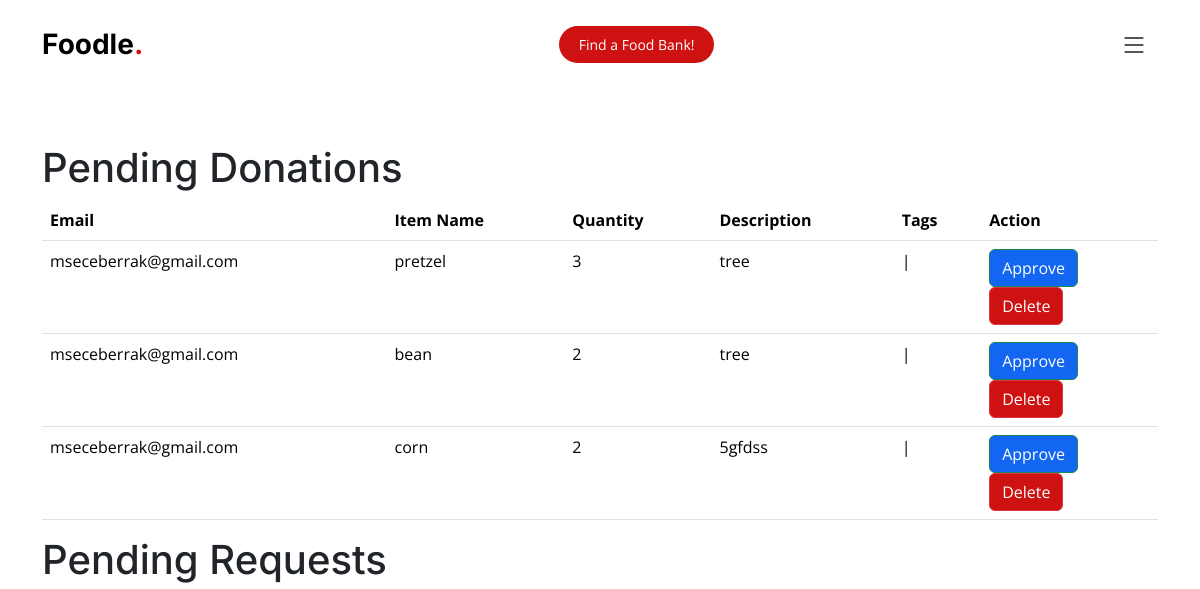
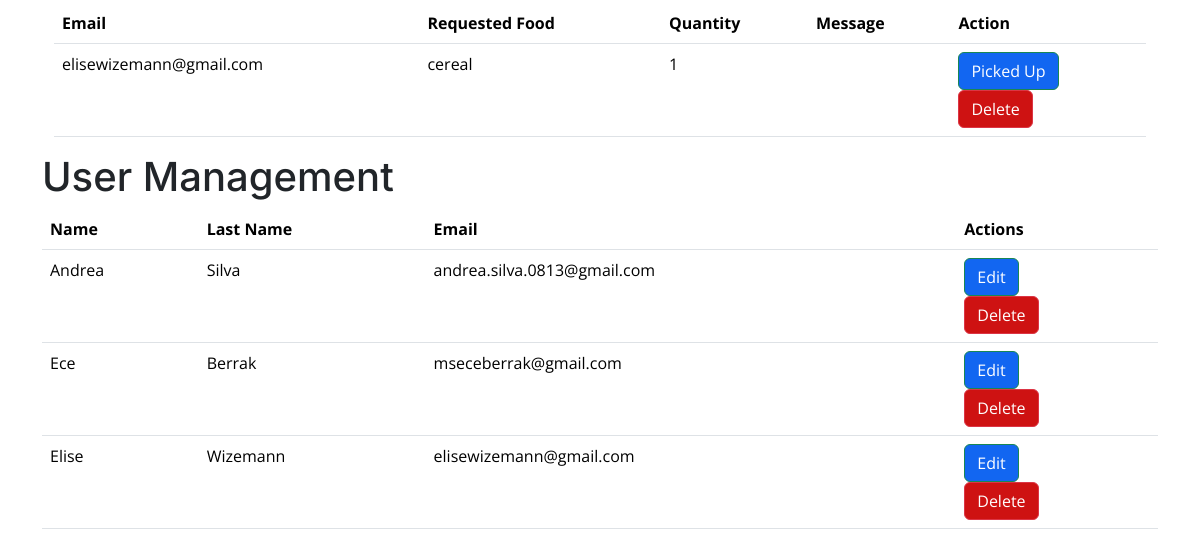
The app's page /admin (signed in), older data (2 pictures, top to bottom).
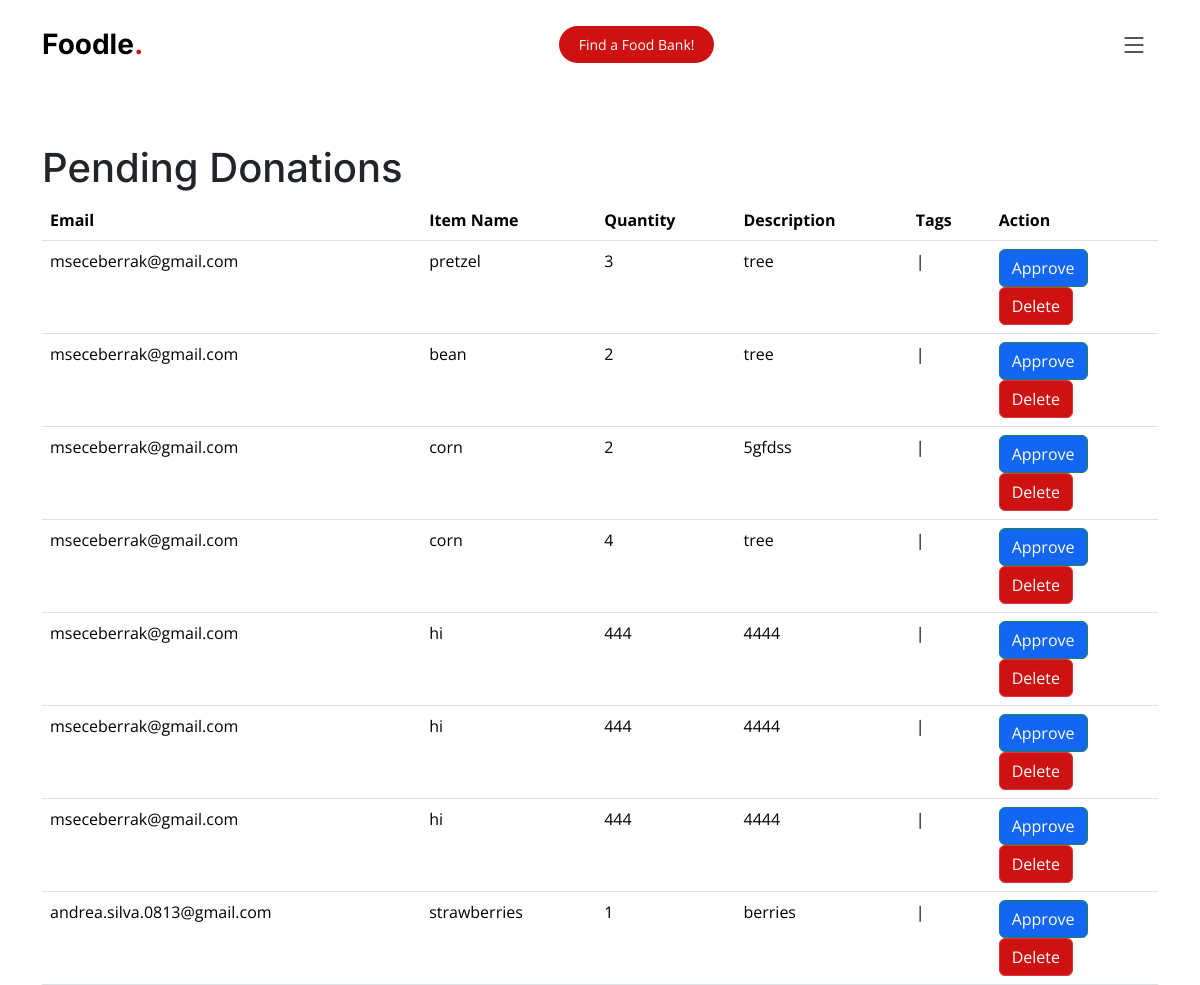
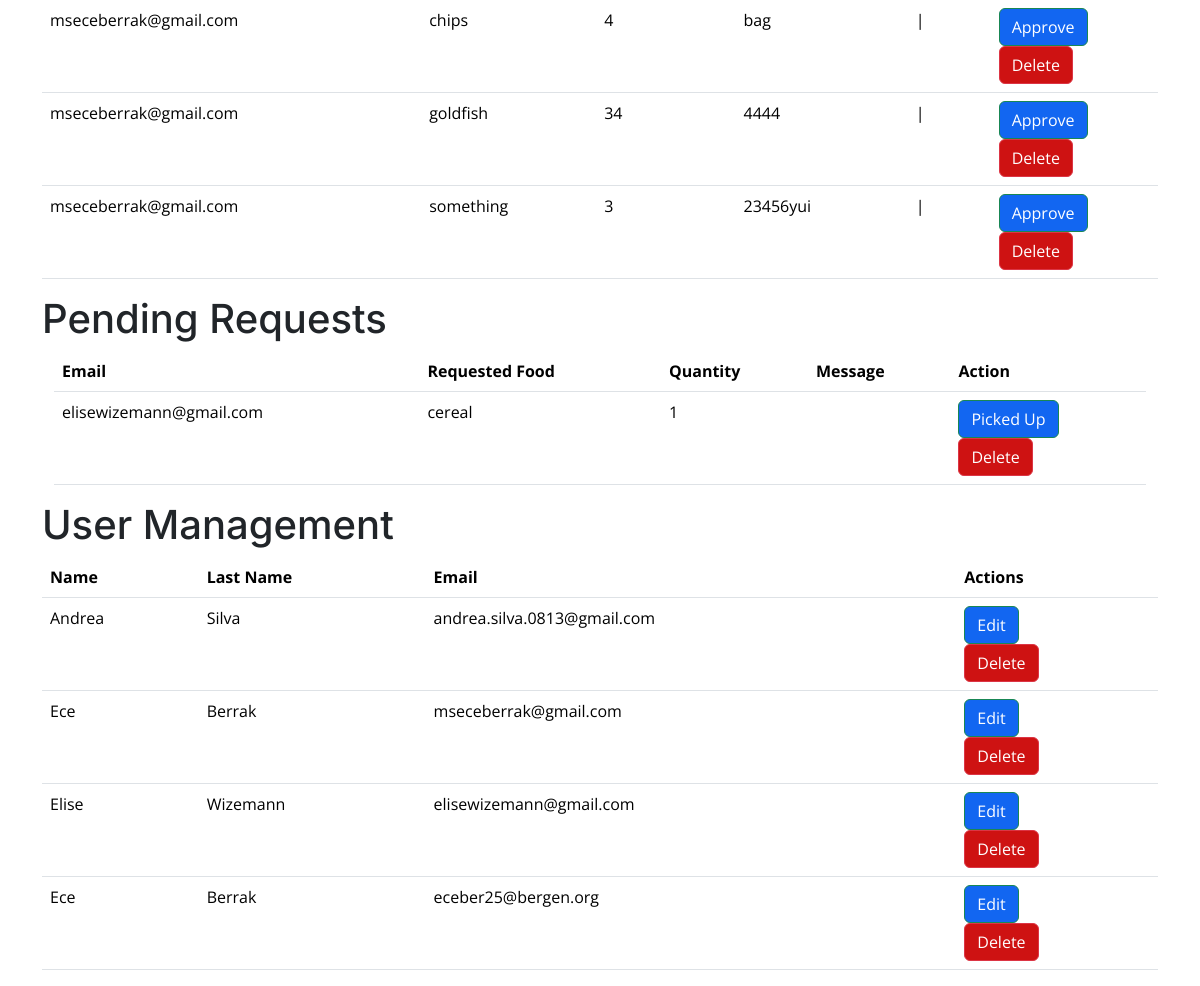
The same page, newer data (2 pictures, top to bottom).
### app.py (models this page shows, shortened)
class Donation(db.Model):
    id = db.Column(db.Integer, primary_key=True)
    user_id = db.Column(db.Integer, db.ForeignKey('user.id'))
    email = db.Column(db.String(100))
    item_name = db.Column(db.String(100), nullable=False)
    quantity = db.Column(db.Integer, nullable=False)
    description = db.Column(db.String(255))
    status = db.Column(db.String(20), default='pending')
    tags = db.Column(db.String(255))
    bank = db.Column(db.String(255))
    user = db.relationship('User', back_populates='donations')

class User(db.Model, UserMixin):
    id = db.Column(db.Integer, primary_key=True)
    name = db.Column(db.String(255))
    last_name = db.Column(db.String(255))
    email = db.Column(db.String(255), unique=True, nullable=False)
    password_hash = db.Column(db.String(255), nullable=False)
    email_verification_token = db.Column(db.String(255))
    is_verified = db.Column(db.Boolean, default=False)
    is_mfa_enabled = db.Column(db.Boolean, default=False)
    mfa_code = db.Column(db.String(255))
    phoneNumber = db.Column(db.String(255))
    userdonations = db.relationship('Donation', backref='donor', lazy=True)
    profile_picture = db.Column(db.LargeBinary)
    donations = db.relationship('Donation', back_populates='user')

class Request(db.Model):
    id = db.Column(db.Integer, primary_key=True)
    email = db.Column(db.String(100), nullable=False)
    item_name = db.Column(db.String(100), nullable=False)
    description = db.Column(db.String(255))
    quantity = db.Column(db.Integer, nullable=False)
    bank = db.Column(db.String(255))
    status = db.Column(db.String(20), default='pending')

### app.py (the view)
@app.route('/admin')
@login_required
def admin_dashboard():
    if current_user.email != 'mseceberrak@gmail.com':
        flash('You are not authorized to access this page.', 'danger')
        return redirect(url_for('index'))
    pending_donations = Donation.query.filter_by(status='pending').all()
    pending_requests = Request.query.filter_by(status='pending').all()
    users = User.query.all()
    return render_template('admin_dashboard.html', pending_donations=pending_donations, pending_requests=pending_requests, users=users)

### app.py (called while the page is built)
@login_manager.user_loader
def load_user(user_id):
    return User.query.get(int(user_id))

### templates/admin_dashboard.html (shortened to what this page needs)
{%extends "base.html"%}
{%block content%}
<br><br><br><br><br><br>
<div class="container">
<h1>Pending Donations</h1>
<table class="table">
    <thead>
        <tr>
            <th>Email</th>
            <th>Item Name</th>
            <th>Quantity</th>
            <th>Description</th>
            <th>Tags</th>
            <th>Action</th>
        </tr>
    </thead>
    <tbody class="table-body">
        {% for donation in pending_donations %}
        <tr class="table-row">
            <td>{{ donation.user.email }}</td>
            <td>{{ donation.item_name }}</td>
            <td>{{ donation.quantity }}</td>
            <td>{{ donation.description }}</td>
            <td>{{ donation.tags }}</td>
            <td>
                <form method="post" action="{{ url_for('admin_approve_donation', donation_id=donation.id) }}">
                    <button type="submit" class="btn btn-success">Approve</button>
                </form>
                <form method="post" action="{{ url_for('admin_delete_donation', donation_id=donation.id) }}" onsubmit="return confirm('Are you sure you want to delete this donation?');">
                    <button type="submit" class="btn btn-danger">Delete</button>
                </form>
            </td>
        </tr>
        {% endfor %}
    </tbody>
</table>
<h1>Pending Requests</h1>
<div class="container">
    <table class="table">
        <thead>
            <tr>
                <th>Email</th>
                <th>Requested Food</th>
                <th>Quantity</th>
                <th>Message</th>
                <th>Action</th>
            </tr>
        </thead>
        <tbody >
            {% for request in pending_requests %}
            <tr class="table-row">
                <td>{{ request.email }}</td>
                <td>{{ request.item_name }}</td>
                <td>{{ request.quantity }}</td>
                <td>{{ request.message }}</td>
                <td>
                    <form method="post" action="{{ url_for('mark_request_as_picked_up', request_id=request.id) }}">
                        <button type="submit" class="btn btn-success">Picked Up</button>
                    </form>
                    <form method="post" action="{{ url_for('admin_delete_request', request_id=request.id) }}" onsubmit="return confirm('Are you sure you want to delete this request?');">
                        <button type="submit" class="btn btn-danger">Delete</button>
                    </form>
                </td>
            </tr>
            {% endfor %}
        </tbody>
    </table>
</div>
<h1>User Management</h1>
<table class="table">
    <thead>
        <tr class="table-row">
            <th>Name</th>
            <th>Last Name</th>
            <th>Email</th>
            <th>Actions</th>
        </tr>
    </thead>
    <tbody class="table-body">
        {% for user in users %}
        <tr>
            <td>{{ user.name }}</td>
            <td>{{ user.last_name }}</td>
            <td>{{ user.email }}</td>
            <td>
                <a class="btn btn-success" href="{{ url_for('admin_edit_user', user_id=user.id) }}">Edit</a>
                <form method="post" action="{{ url_for('admin_delete_user', user_id=user.id) }}" onsubmit="return confirm('Are you sure you want to delete this user?');">
                    <button type="submit" class="btn btn-danger">Delete</button>
                </form>
            </td>
        </tr>
        {% endfor %}
    </tbody>
</table>
</div>
{%endblock%}

### templates/base.html (shortened to what this page needs)
<!doctype html>
<html lang="en">
  <head>
    <link href="static/assets/vendor/bootstrap/css/bootstrap.min.css" rel="stylesheet">
    <link href="static/assets/vendor/bootstrap-icons/bootstrap-icons.css" rel="stylesheet">
    <link href="static/assets/vendor/aos/aos.css" rel="stylesheet">
    <link href="static/assets/vendor/glightbox/css/glightbox.min.css" rel="stylesheet">
    <link href="static/assets/vendor/swiper/swiper-bundle.min.css" rel="stylesheet">
    <link href="static/assets/css/main.css" rel="stylesheet">
  </head>
  <body>
    <header id="header" class="header fixed-top d-flex align-items-center z-index-n2	">
      <div class="container d-flex align-items-center justify-content-between z-index-n2	">
        <a href="/" class="logo d-flex align-items-center me-auto me-lg-0">
          <h1>Foodle<span>.</span></h1>
        </a>
        <a class="btn-book-a-table" href="/">Find a Food Bank!</a>
        <i class="mobile-nav-toggle mobile-nav-show bi bi-list"></i>
      </div>
    </header>
    {%block content%}
    {%endblock%}
  </body>
</html>

### static/assets/css/main.css (style rules this page uses)
.btn-danger { background-color: rgba(206, 18, 18); }
.btn-success { background-color: #1266f1; }
:root { --font-default: "Open Sans", system-ui, -apple-system, "Segoe UI", Roboto, "Helvetica Neue", Arial, "Noto Sans", "Liberation Sans", sans-serif, "Apple Color Emoji", "Segoe UI Emoji", "Segoe UI Symbol", "Noto Color Emoji"; --font-primary: "Amatic SC", sans-serif; --font-secondary: "Inter", sans-serif; }
:root { --color-default: #212529; --color-primary: #ce1212; --color-secondary: #37373f; }
:root { scroll-behavior: smooth; }
body { font-family: var(--font-default); color: var(--color-default); }
a { color: var(--color-primary); text-decoration: none; }
h1, h2, h3, h4, h5, h6 { font-family: var(--font-secondary); }
.header { background: #fff; transition: all 0.5s; z-index: 997; height: 90px; border-bottom: 1px solid #fff; }
.header .logo h1 { font-size: 28px; font-weight: 700; color: #000; margin: 0; font-family: var(--font-secondary); }
.header .logo h1 span { color: var(--color-primary); }
.header .btn-book-a-table, .header .btn-book-a-table:focus { font-size: 14px; color: #fff; background: var(--color-primary); padding: 8px 20px; margin-left: 30px; border-radius: 50px; transition: 0.3s; }
@media (max-width: 1279px) { .mobile-nav-show { color: var(--color-secondary); font-size: 28px; cursor: pointer; line-height: 0; transition: 0.5s; z-index: 9999; margin: 0 10px 0 20px; } }

Row changes from the older to the newer data that the page shows:
added Donation: user.email "mseceberrak@gmail.com", item_name "corn", quantity "4", description "tree", tags "|"
added Donation: user.email "mseceberrak@gmail.com", item_name "hi", quantity "444", description "4444", tags "|"
added Donation: user.email "mseceberrak@gmail.com", item_name "hi", quantity "444", description "4444", tags "|"
added Donation: user.email "mseceberrak@gmail.com", item_name "hi", quantity "444", description "4444", tags "|"
added Donation: user.email "andrea.silva.0813@gmail.com", item_name "strawberries", quantity "1", description "berries", tags "|"
added Donation: user.email "mseceberrak@gmail.com", item_name "chips", quantity "4", description "bag", tags "|"
added Donation: user.email "mseceberrak@gmail.com", item_name "goldfish", quantity "34", description "4444", tags "|"
added Donation: user.email "mseceberrak@gmail.com", item_name "something", quantity "3", description "23456yui", tags "|"
added User: name "Ece", last_name "Berrak", email "eceber25@bergen.org"
